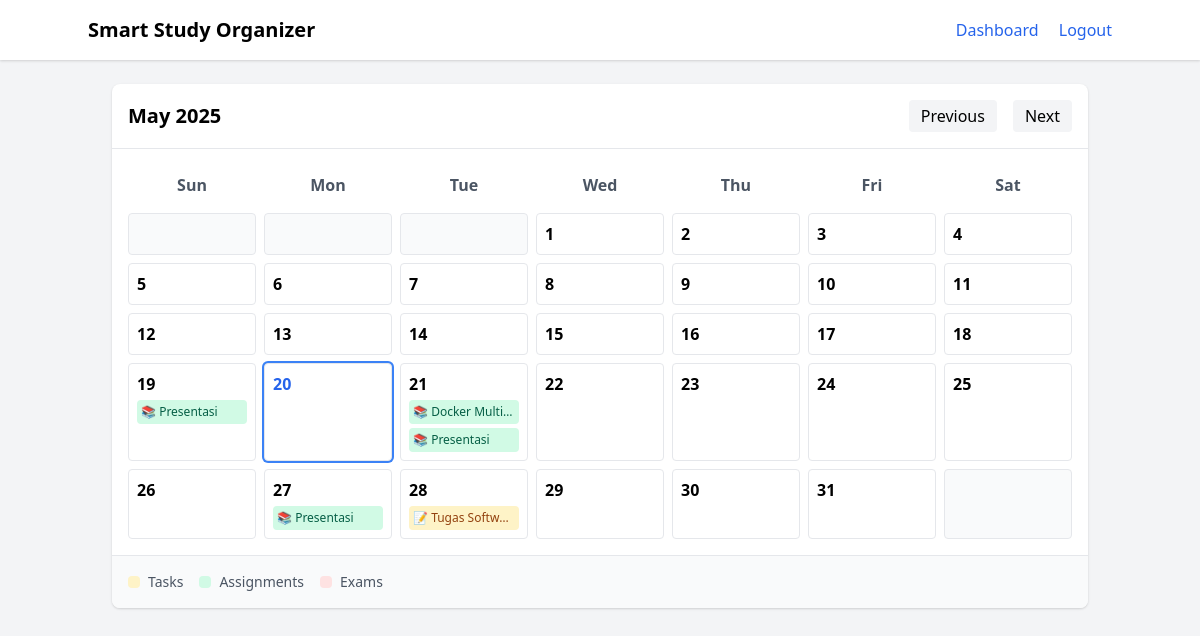
Page /calendar (signed in) on the committed database.
### models.py (models this page shows)
class Assignment(db.Model):
    id = db.Column(db.Integer, primary_key=True)
    subject = db.Column(db.String(100), nullable=False)
    title = db.Column(db.String(100), nullable=False)
    due_date = db.Column(db.DateTime, nullable=False)
    completed = db.Column(db.Boolean, default=False)
    user_id = db.Column(db.Integer, db.ForeignKey('user.id'), nullable=False)

class Task(db.Model):
    id = db.Column(db.Integer, primary_key=True)
    title = db.Column(db.String(100), nullable=False)
    description = db.Column(db.Text, nullable=True)
    due_date = db.Column(db.DateTime, nullable=False)
    completed = db.Column(db.Boolean, default=False)
    user_id = db.Column(db.Integer, db.ForeignKey('user.id'), nullable=False)

### blueprints/calendar.py (the view)
@calendar_bp.route('/calendar')
@login_required
def calendar_view():
    today = datetime.now(timezone.utc)
    year = today.year
    month = today.month
    cal, events = get_month_calendar(year, month)
    month_name = calendar.month_name[month]
    return render_template('calendar.html',
                         calendar=cal,
                         events=events,
                         month_name=month_name,
                         year=year,
                         month=month,
                         today=today.day,
                         now=today)

### extensions.py (called while the page is built)
@login_manager.user_loader
def load_user(user_id):
    from models import User
    return User.query.get(int(user_id))

### templates/calendar.html (shortened to what this page needs)
<!DOCTYPE html>
<html lang="en">
<head>
    <link href="https://cdn.jsdelivr.net/npm/tailwindcss@2.2.19/dist/tailwind.min.css" rel="stylesheet" />
</head>
<body class="bg-gray-100 min-h-screen">
    <nav class="bg-white shadow p-4">
        <div class="container mx-auto flex justify-between items-center">
            <h1 class="text-xl font-bold">Smart Study Organizer</h1>
            <div class="space-x-4">
                <a href="{{ url_for('dashboard.dashboard') }}" class="text-blue-600 hover:underline">Dashboard</a>
                <a href="{{ url_for('auth.logout') }}" class="text-blue-600 hover:underline">Logout</a>
            </div>
        </div>
    </nav>
    <main class="container mx-auto p-6">
        <div class="bg-white rounded-lg shadow overflow-hidden">
            <div class="flex items-center justify-between p-4 border-b">
                <div class="flex items-center">
                    <h2 class="text-xl font-semibold">{{ month_name }} {{ year }}</h2>
                </div>
                <div class="flex space-x-4">
                    <a href="{{ url_for('calendar.calendar_month', year=year if month > 1 else year-1, month=month-1 if month > 1 else 12) }}"
                       class="px-3 py-1 bg-gray-100 rounded hover:bg-gray-200">
                        Previous
                    </a>
                    <a href="{{ url_for('calendar.calendar_month', year=year if month < 12 else year+1, month=month+1 if month < 12 else 1) }}"
                       class="px-3 py-1 bg-gray-100 rounded hover:bg-gray-200">
                        Next
                    </a>
                </div>
            </div>
            <div class="p-4">
                <div class="grid grid-cols-7 gap-2 mb-2">
                    {% for day in ['Sun', 'Mon', 'Tue', 'Wed', 'Thu', 'Fri', 'Sat'] %}
                        <div class="text-center font-semibold text-gray-600 p-2">
                            {{ day }}
                        </div>
                    {% endfor %}
                </div>
                <div class="grid grid-cols-7 gap-2">
                    {% for week in calendar %}
                        {% for day in week %}
                            <div class="min-h-[120px] p-2 border rounded {% if day == 0 %}bg-gray-50{% else %}bg-white hover:bg-gray-50{% endif %}
                                        {% if day == today %}ring-2 ring-blue-500{% endif %}">
                                {% if day != 0 %}
                                    <div class="font-semibold {% if day == today %}text-blue-600{% endif %}">
                                        {{ day }}
                                    </div>
                                    {% if day in events %}
                                        <div class="mt-1 space-y-1">
                                            {% if events[day]['tasks'] %}
                                                {% for task in events[day]['tasks'] %}
                                                    <div class="text-xs p-1 bg-yellow-100 text-yellow-800 rounded truncate" title="{{ task.title }}">
                                                        📝 {{ task.title }}
                                                    </div>
                                                {% endfor %}
                                            {% endif %}
                                            {% if events[day]['assignments'] %}
                                                {% for assignment in events[day]['assignments'] %}
                                                    <div class="text-xs p-1 bg-green-100 text-green-800 rounded truncate" title="{{ assignment.title }}">
                                                        📚 {{ assignment.title }}
                                                    </div>
                                                {% endfor %}
                                            {% endif %}
                                        </div>
                                    {% endif %}
                                {% endif %}
                            </div>
                        {% endfor %}
                    {% endfor %}
                </div>
            </div>
            <div class="p-4 border-t bg-gray-50">
                <div class="flex flex-wrap gap-4">
                    <div class="flex items-center">
                        <span class="w-3 h-3 bg-yellow-100 rounded mr-2"></span>
                        <span class="text-sm text-gray-600">Tasks</span>
                    </div>
                    <div class="flex items-center">
                        <span class="w-3 h-3 bg-green-100 rounded mr-2"></span>
                        <span class="text-sm text-gray-600">Assignments</span>
                    </div>
                    <div class="flex items-center">
                        <span class="w-3 h-3 bg-red-100 rounded mr-2"></span>
                        <span class="text-sm text-gray-600">Exams</span>
                    </div>
                </div>
            </div>
        </div>
    </main>
</body>
</html>

### rows in the picture
Assignment: title "Presentasi"
Assignment: title "Docker Multi…"
Assignment: title "Presentasi"
Assignment: title "Presentasi"
Task: title "Tugas Softw…"

### other values in the picture
{{ month_name }} "May"
{{ year }} "2025"
{{ day }} "Sun" "Mon" "Tue" "Wed" "Thu" "Fri" "Sat"
{{ day }} "1" "2" "3" "4" "5" "6" "7" "8" "9" "10" "11" "12" "13" "14" "15" "16" "17" "18" "19" "20" "21" "22" "23" "24" "25" "26" "27" "28" "29" "30" "31"
